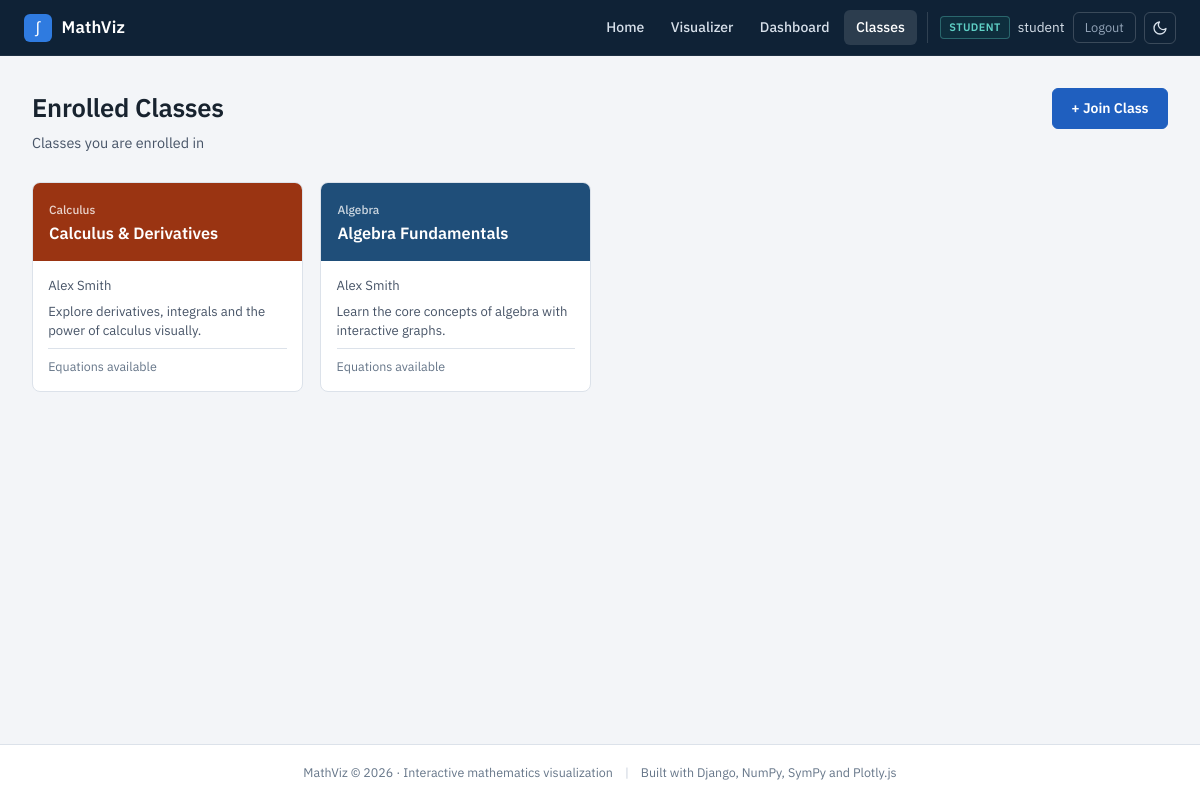
Page /classes/ (signed in) on the committed database.
### accounts/models.py (models this page shows, shortened)
class CustomUser(AbstractUser):
    role = models.CharField(max_length=10, choices=ROLE_CHOICES, default='student')
    bio = models.TextField(blank=True)
    created_at = models.DateTimeField(auto_now_add=True)
    def is_teacher(self):
        return self.role == 'teacher' or self.is_superuser
    def is_admin_user(self):
        return self.role == 'admin' or self.is_superuser

### visualizer/models.py (models this page shows, shortened)
class Classroom(models.Model):
    name = models.CharField(max_length=200)
    description = models.TextField(blank=True)
    subject = models.CharField(max_length=100, blank=True)
    teacher = models.ForeignKey(
        CustomUser, on_delete=models.CASCADE, related_name='taught_classes'
    )
    join_code = models.CharField(max_length=10, unique=True)
    banner_color = models.CharField(max_length=7, default='#1f4e79')
    is_active = models.BooleanField(default=True)
    created_at = models.DateTimeField(auto_now_add=True)
    updated_at = models.DateTimeField(auto_now=True)
    class Meta:
        ordering = ['-created_at']

### visualizer/views.py (the view)
# urls.py: path('classes/', views.classes_home, name='classes_home'),
@login_required
def classes_home(request):
    user = request.user
    if user.is_teacher() or user.is_admin_user():
        classes = Classroom.objects.filter(teacher=user).annotate(
            member_count=Count('memberships'),
            eq_count=Count('equations'),
        ).order_by('-created_at')
        context = {'classes': classes, 'role': 'teacher'}
    else:
        memberships = ClassMembership.objects.filter(student=user).select_related('classroom__teacher').order_by('-joined_at')
        classes = [m.classroom for m in memberships]
        context = {'classes': classes, 'role': 'student'}
    return render(request, 'visualizer/classes.html', context)

### templates/visualizer/classes.html (shortened to what this page needs)
{% extends 'base.html' %}
{% load static %}
{% block content %}
<div class="page-container">
    <div class="page-header">
        <div>
            <h1>{% if role == 'teacher' %}My Classes{% else %}Enrolled Classes{% endif %}</h1>
            <p class="page-subtitle">{% if role == 'teacher' %}Classes you teach and manage{% else %}Classes you are enrolled in{% endif %}</p>
        </div>
        <div style="display:flex;gap:.75rem">
            {% if role == 'teacher' %}
            <a href="{% url 'create_class' %}" class="btn-primary">+ Create Class</a>
            {% else %}
            <a href="{% url 'join_class' %}" class="btn-primary">+ Join Class</a>
            {% endif %}
        </div>
    </div>
    {% if classes %}
    <div class="classes-grid">
        {% for classroom in classes %}
        <a href="{% url 'class_detail' classroom.id %}" class="class-card" style="--banner:{{ classroom.banner_color }}">
            <div class="class-card-banner">
                <div class="class-card-subject">{{ classroom.subject|default:"Mathematics" }}</div>
                <div class="class-card-name">{{ classroom.name }}</div>
            </div>
            <div class="class-card-body">
                <div class="class-card-teacher">
                    {% if role == 'teacher' %}
                    <span class="teacher-you">You</span>
                    {% else %}
                    <span>{{ classroom.teacher.get_full_name|default:classroom.teacher.username }}</span>
                    {% endif %}
                </div>
                {% if classroom.description %}
                <p class="class-card-desc">{{ classroom.description|truncatechars:80 }}</p>
                {% endif %}
                <div class="class-card-stats">
                    {% if role == 'teacher' %}
                    <span>👥 {{ classroom.member_count }} student{{ classroom.member_count|pluralize }}</span>
                    <span>{{ classroom.eq_count }} equation{{ classroom.eq_count|pluralize }}</span>
                    {% else %}
                    <span>Equations available</span>
                    {% endif %}
                </div>
            </div>
        </a>
        {% endfor %}
    </div>
    {% endif %}
</div>
{% endblock %}

### templates/base.html (shortened to what this page needs)
<!DOCTYPE html>
<html lang="en">
<head>
    {% load static %}
    <link rel="stylesheet" href="{% static 'css/style.css' %}">
</head>
<body class="{% block body_class %}{% endblock %}">
<nav class="navbar">
    <a href="{% url 'home' %}" class="nav-brand">
        <span class="brand-icon">∫</span>
        <span class="brand-text">MathViz</span>
    </a>
    <div class="nav-links">
        <a href="{% url 'home' %}" class="nav-link {% if request.resolver_match.url_name == 'home' %}active{% endif %}">Home</a>
        <a href="{% url 'visualizer' %}" class="nav-link {% if request.resolver_match.url_name == 'visualizer' %}active{% endif %}">Visualizer</a>
        {% if user.is_authenticated %}
            <a href="{% url 'dashboard' %}" class="nav-link {% if request.resolver_match.url_name == 'dashboard' %}active{% endif %}">Dashboard</a>
            <a href="{% url 'classes_home' %}" class="nav-link {% if 'class' in request.resolver_match.url_name %}active{% endif %}">Classes</a>
            <div class="nav-user">
                <span class="user-badge {{ user.role }}">{{ user.get_role_display }}</span>
                <span class="username">{{ user.username }}</span>
                <a href="{% url 'logout' %}" class="btn-logout">Logout</a>
            </div>
        {% else %}
            <a href="{% url 'login' %}" class="nav-link">Login</a>
            <a href="{% url 'register' %}" class="btn-register">Get Started</a>
        {% endif %}
        <button class="theme-toggle" id="themeToggle" type="button" aria-label="Switch between light and dark theme" title="Switch theme">
            <svg class="icon-moon" viewBox="0 0 24 24" fill="none" stroke="currentColor" stroke-width="2" stroke-linecap="round" stroke-linejoin="round"><path d="M21 12.8A9 9 0 1 1 11.2 3a7 7 0 0 0 9.8 9.8z"/></svg>
        </button>
    </div>
</nav>
<main class="main-content">
    {% block content %}{% endblock %}
</main>
<footer class="footer">
    <div class="footer-inner">
        <span>MathViz &copy; {% now "Y" %} · Interactive mathematics visualization</span>
        <span class="footer-sep">|</span>
        <span>Built with Django, NumPy, SymPy and Plotly.js</span>
    </div>
</footer>
</body>
</html>

### rows in the picture
CustomUser: role "STUDENT", username "student"
Classroom: subject "Calculus", name "Calculus & Derivatives", teacher.get_full_name "Alex Smith", description "Explore derivatives, integrals and the power of calculus visually."
Classroom: subject "Algebra", name "Algebra Fundamentals", teacher.get_full_name "Alex Smith", description "Learn the core concepts of algebra with interactive graphs."
